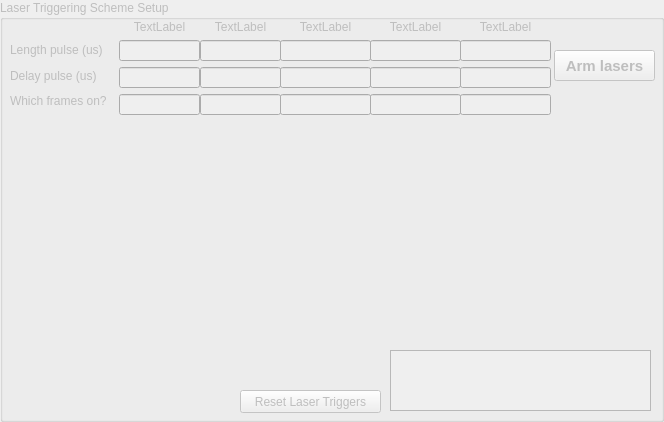
               <widget class="QGroupBox" name="LaserTriggerSchemeBox">
                <property name="enabled">
                 <bool>false</bool>
                </property>
                <property name="minimumSize">
                 <size>
                  <width>500</width>
                  <height>420</height>
                 </size>
                </property>
                <property name="title">
                 <string>Laser Triggering Scheme Setup</string>
                </property>
                <widget class="PlotWidget" name="graphWidget" native="true">
                 <property name="geometry">
                  <rect>
                   <x>10</x>
                   <y>150</y>
                   <width>641</width>
                   <height>191</height>
                  </rect>
                 </property>
                </widget>
                <widget class="QPushButton" name="resetLasersTriggerButton">
                 <property name="geometry">
                  <rect>
                   <x>240</x>
                   <y>390</y>
                   <width>141</width>
                   <height>23</height>
                  </rect>
                 </property>
                 <property name="text">
                  <string>Reset Laser Triggers</string>
                 </property>
                </widget>
                <widget class="QTextBrowser" name="VerboseBox">
                 <property name="geometry">
                  <rect>
                   <x>390</x>
                   <y>350</y>
                   <width>261</width>
                   <height>61</height>
                  </rect>
                 </property>
                </widget>
                <widget class="QWidget" name="horizontalLayoutWidget_21">
                 <property name="geometry">
                  <rect>
                   <x>280</x>
                   <y>20</y>
                   <width>91</width>
                   <height>95</height>
                  </rect>
                 </property>
                 <layout class="QHBoxLayout" name="horizontalLayout_76">
                  <item>
                   <layout class="QVBoxLayout" name="verticalLayout_25">
                    <item>
                     <widget class="QLabel" name="NameLaser_2_2">
                      <property name="text">
                       <string>TextLabel</string>
                      </property>
                      <property name="alignment">
                       <set>Qt::AlignCenter</set>
                      </property>
                     </widget>
                    </item>
                    <item>
                     <widget class="QLineEdit" name="Length_Edit_Laser_2"/>
                    </item>
                    <item>
                     <widget class="QLineEdit" name="Delay_Edit_Laser_2"/>
                    </item>
                    <item>
                     <widget class="QLineEdit" name="BlinkFrames_Edit_Laser_2"/>
                    </item>
                   </layout>
                  </item>
                 </layout>
                </widget>
                <widget class="QWidget" name="horizontalLayoutWidget_22">
                 <property name="geometry">
                  <rect>
                   <x>370</x>
                   <y>20</y>
                   <width>91</width>
                   <height>95</height>
                  </rect>
                 </property>
                 <layout class="QHBoxLayout" name="horizontalLayout_77">
                  <item>
                   <layout class="QVBoxLayout" name="verticalLayout_26">
                    <item>
                     <widget class="QLabel" name="NameLaser_3_2">
                      <property name="text">
                       <string>TextLabel</string>
                      </property>
                      <property name="alignment">
                       <set>Qt::AlignCenter</set>
                      </property>
                     </widget>
                    </item>
                    <item>
                     <widget class="QLineEdit" name="Length_Edit_Laser_3"/>
                    </item>
                    <item>
                     <widget class="QLineEdit" name="Delay_Edit_Laser_3"/>
                    </item>
                    <item>
                     <widget class="QLineEdit" name="BlinkFrames_Edit_Laser_3"/>
                    </item>
                   </layout>
                  </item>
                 </layout>
                </widget>
                <widget class="QWidget" name="horizontalLayoutWidget_23">
                 <property name="geometry">
                  <rect>
                   <x>460</x>
                   <y>20</y>
                   <width>91</width>
                   <height>95</height>
                  </rect>
                 </property>
                 <layout class="QHBoxLayout" name="horizontalLayout_78">
                  <item>
                   <layout class="QVBoxLayout" name="verticalLayout_27">
                    <item>
                     <widget class="QLabel" name="NameLaser_4_2">
                      <property name="text">
                       <string>TextLabel</string>
                      </property>
                      <property name="alignment">
                       <set>Qt::AlignCenter</set>
                      </property>
                     </widget>
                    </item>
                    <item>
                     <widget class="QLineEdit" name="Length_Edit_Laser_4"/>
                    </item>
                    <item>
                     <widget class="QLineEdit" name="Delay_Edit_Laser_4"/>
                    </item>
                    <item>
                     <widget class="QLineEdit" name="BlinkFrames_Edit_Laser_4"/>
                    </item>
                   </layout>
                  </item>
                 </layout>
                </widget>
                <widget class="QWidget" name="horizontalLayoutWidget_24">
                 <property name="geometry">
                  <rect>
                   <x>200</x>
                   <y>20</y>
                   <width>81</width>
                   <height>95</height>
                  </rect>
                 </property>
                 <layout class="QHBoxLayout" name="horizontalLayout_79">
                  <item>
                   <layout class="QVBoxLayout" name="verticalLayout_28">
                    <item>
                     <widget class="QLabel" name="NameLaser_1_2">
                      <property name="text">
                       <string>TextLabel</string>
                      </property>
                      <property name="alignment">
                       <set>Qt::AlignCenter</set>
                      </property>
                     </widget>
                    </item>
                    <item>
                     <widget class="QLineEdit" name="Length_Edit_Laser_1"/>
                    </item>
                    <item>
                     <widget class="QLineEdit" name="Delay_Edit_Laser_1"/>
                    </item>
                    <item>
                     <widget class="QLineEdit" name="BlinkFrames_Edit_Laser_1"/>
                    </item>
                   </layout>
                  </item>
                 </layout>
                </widget>
                <widget class="QWidget" name="horizontalLayoutWidget_25">
                 <property name="geometry">
                  <rect>
                   <x>119</x>
                   <y>20</y>
                   <width>81</width>
                   <height>95</height>
                  </rect>
                 </property>
                 <layout class="QHBoxLayout" name="horizontalLayout_80">
                  <item>
                   <layout class="QVBoxLayout" name="verticalLayout_29">
                    <item>
                     <widget class="QLabel" name="NameLaser_0_2">
                      <property name="text">
                       <string>TextLabel</string>
                      </property>
                      <property name="alignment">
                       <set>Qt::AlignCenter</set>
                      </property>
                     </widget>
                    </item>
                    <item>
                     <widget class="QLineEdit" name="Length_Edit_Laser_0"/>
                    </item>
                    <item>
                     <widget class="QLineEdit" name="Delay_Edit_Laser_0"/>
                    </item>
                    <item>
                     <widget class="QLineEdit" name="BlinkFrames_Edit_Laser_0"/>
                    </item>
                   </layout>
                  </item>
                 </layout>
                </widget>
                <widget class="QPushButton" name="ARMlaserTriggerPushButton">
                 <property name="geometry">
                  <rect>
                   <x>554</x>
                   <y>50</y>
                   <width>101</width>
                   <height>31</height>
                  </rect>
                 </property>
                 <property name="font">
                  <font>
                   <pointsize>11</pointsize>
                   <weight>75</weight>
                   <bold>true</bold>
                  </font>
                 </property>
                 <property name="text">
                  <string>Arm lasers</string>
                 </property>
                </widget>
                <widget class="QWidget" name="layoutWidget_31">
                 <property name="geometry">
                  <rect>
                   <x>10</x>
                   <y>40</y>
                   <width>101</width>
                   <height>71</height>
                  </rect>
                 </property>
                 <layout class="QVBoxLayout" name="verticalLayout_30">
                  <item>
                   <widget class="QLabel" name="label_13">
                    <property name="text">
                     <string>Length pulse (us)</string>
                    </property>
                   </widget>
                  </item>
                  <item>
                   <widget class="QLabel" name="label_14">
                    <property name="text">
                     <string>Delay pulse (us)</string>
                    </property>
                   </widget>
                  </item>
                  <item>
                   <widget class="QLabel" name="label_15">
                    <property name="text">
                     <string>Which frames on?</string>
                    </property>
                   </widget>
                  </item>
                 </layout>
                </widget>
               </widget>
